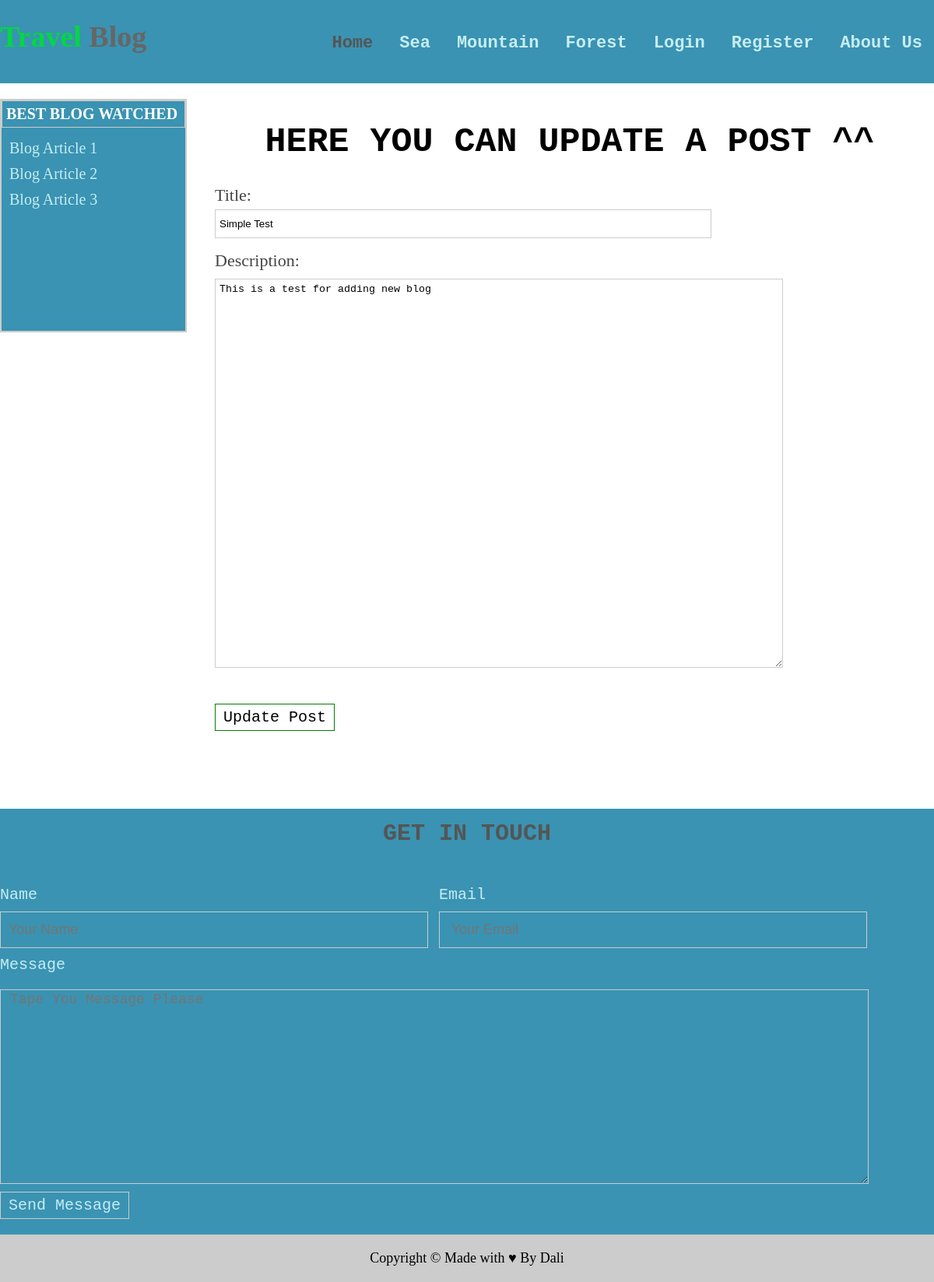
Page /post/16/update on the committed database.
### blog/models.py (models this page shows, shortened)
class BlogArticle(models.Model):
    title = models.CharField(max_length=100)
    author = models.CharField(max_length=100)
    date_to = models.DateTimeField(auto_now_add=True)
    description = models.TextField()
    image = models.ImageField(default='default.jpg',  upload_to='blog-pics')

### blog/views.py (the view)
# urls.py: path('post/<int:pk>/update', PostUpdateView.as_view(), name='post-update'),
class PostUpdateView(UpdateView):
    model = BlogArticle
    fields = ['title', 'description']
    template_name_suffix = '_update_form'
    success_url = reverse_lazy('home-page')

### blog/templates/blog/BlogArticle_update_form.html (shortened to what this page needs)
{% extends "blog/base.html" %}
{% load static %}
{% block content %}
<div class="blog-show">
    <h1> Here you can Update a post ^^</h1>
    <div class="blog-create">
        <form method="post">
            {{ form.as_p }}
            <button type="submit">Update Post</button>
        </form>
    </div>
</div>
{% endblock content %}

### static/css/main.css (style rules this page uses)
* { box-sizing: border-box; }
body { margin: 0; }
.content .blog-show { width: 76%; float: left; text-align: center; padding-bottom: 60px; overflow: hidden; }
.content .blog-show h1 { text-transform: uppercase; font-size: 45px; font-family: "Bitstream Vera Sans Mono", Monaco, "Courier New", Courier, monospace }
.content .blog-show .blog-create { text-align: left; }
.content .blog-show .blog-create input { display: block; padding: 10px 5px; margin : 5px 0; width : 70%; border: 1px solid #ccc; }
.content .blog-show .blog-create label { margin: 10px 0; color: #444; text-align: left; font: 22px bold; }
.content .blog-show .blog-create textarea { display: block; width: 80%; height:500px; border: 1px solid #ccc; margin: 10px 0; padding: 5px; }
.content .blog-show .blog-create button { background: none; border: 1px solid green; padding: 5px 10px; margin: 30px 0 15px; font-size: 20px; font-family: monospace; text-align: left; }

### rows in the picture
BlogArticle: title "Simple Test", description "This is a test for adding new blog"
